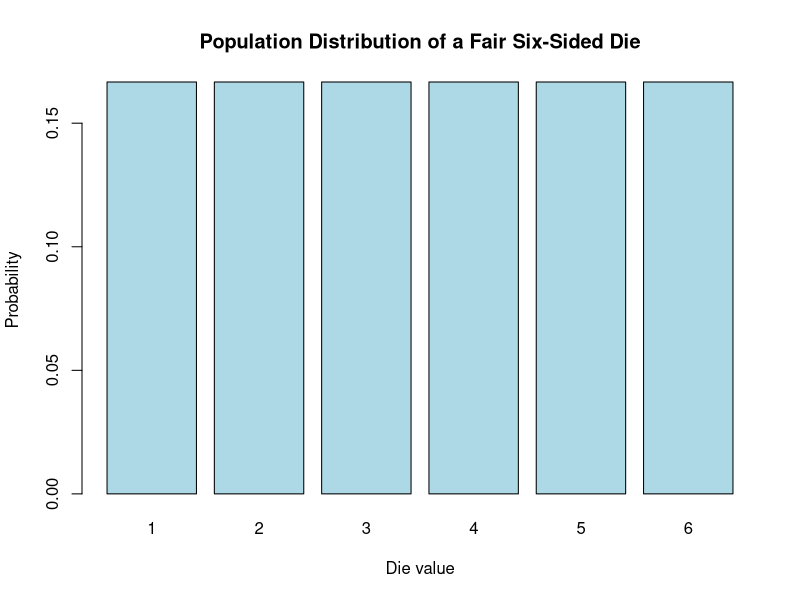
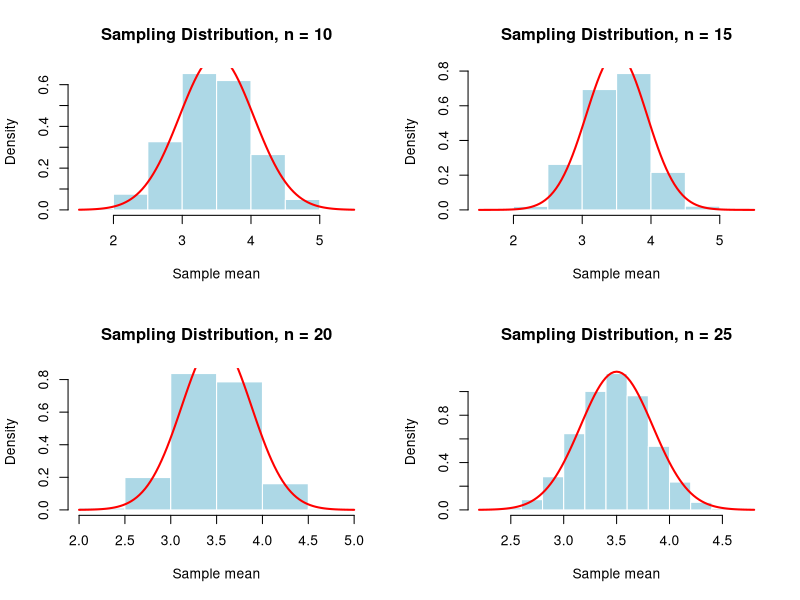
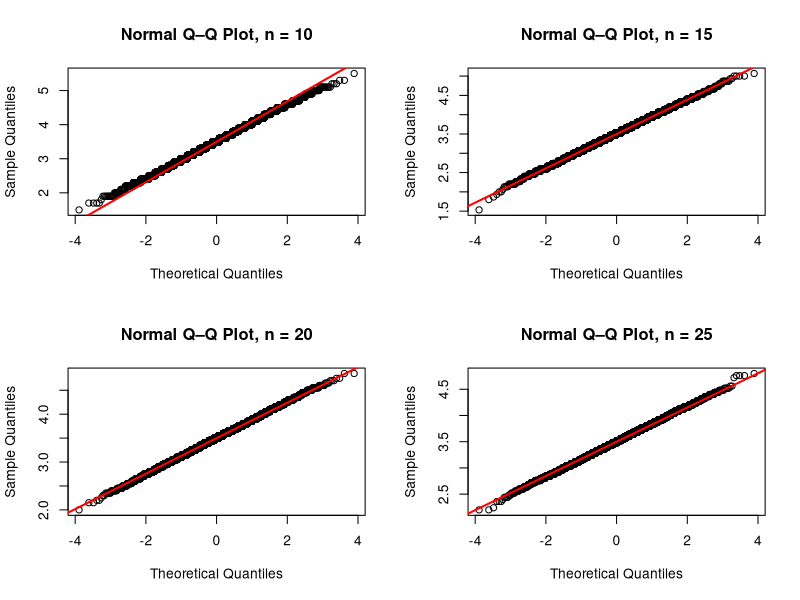
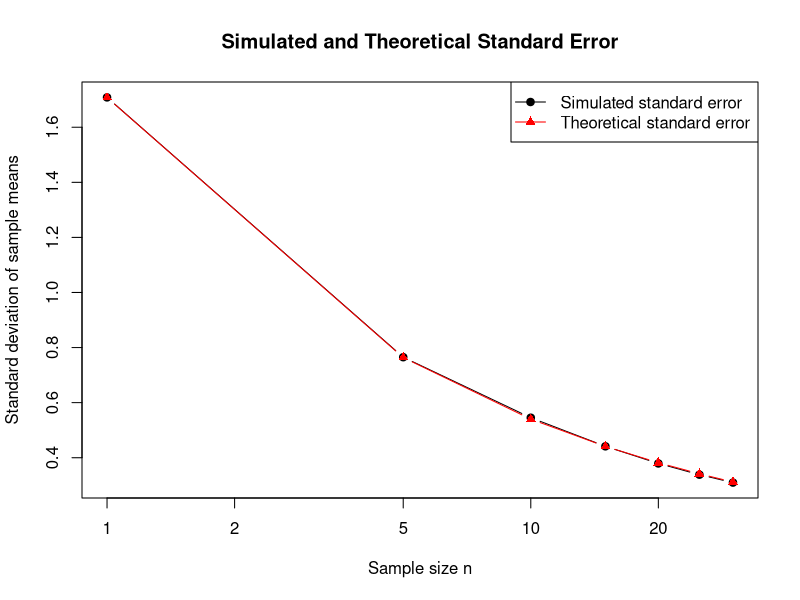
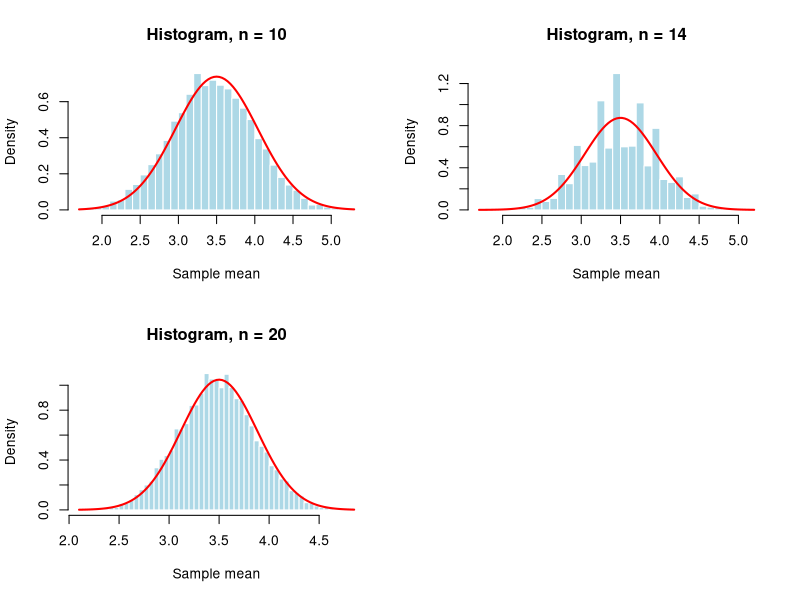
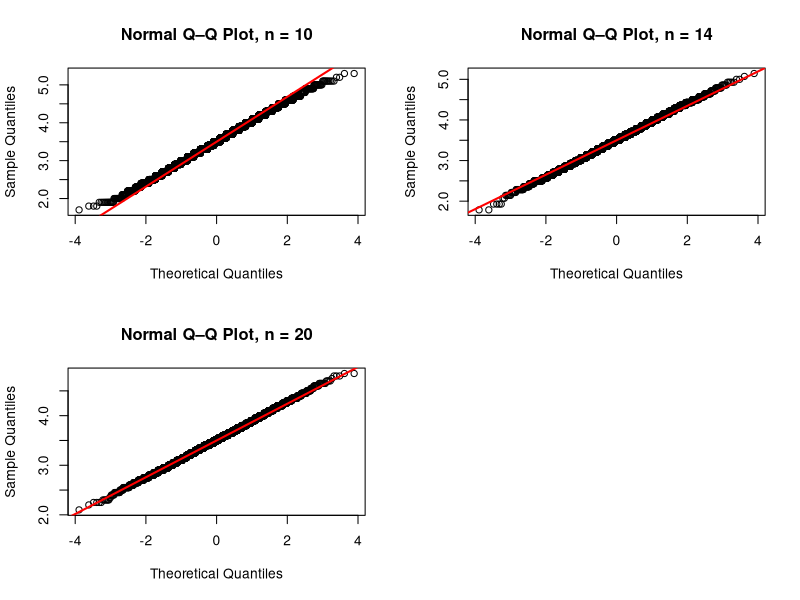

Write the R code that produced these figures, in order.
## ---- chunk 1
population_values <- 1:6
population_probabilities <- rep(1 / 6, 6)

population_mean <- 3.5
population_variance <- 35 / 12
population_sd <- sqrt(population_variance)

population_skewness <- 0
population_excess_kurtosis <- -1.2686
## ---- chunk 2
barplot(
  population_probabilities,
  names.arg = population_values,
  col = "lightblue",
  main = "Population Distribution of a Fair Six-Sided Die",
  xlab = "Die value",
  ylab = "Probability"
)
## ---- chunk 3
student_id <- 4160
reps <- 10000

broad_n_values <- c(
  1, 5, 10, 15, 20, 25, 30
)

die_generator <- function(n) {
  sample(
    population_values,
    size = n,
    replace = TRUE
  )
}

simulate_means <- function(n, reps = 10000) {
  replicate(
    reps,
    mean(die_generator(n))
  )
}

run_simulations <- function(n_values, reps = 10000) {
  
  results <- list()
  
  for (n in n_values) {
    
    cat("Running simulation for n =", n, "\n")
    
    results[[paste0("n_", n)]] <- simulate_means(
      n = n,
      reps = reps
    )
  }
  
  results
}
## ---- chunk 4
set.seed(student_id)

broad_means <- run_simulations(
  n_values = broad_n_values,
  reps = reps
)
## ---- chunk 5
broad_simulation_check <- data.frame(
  sample_size_n = broad_n_values,
  number_of_sample_means = sapply(
    broad_means,
    length
  )
)

knitr::kable(
  broad_simulation_check,
  digits = 0,
  caption = "Broad-Range Simulation Counts"
)
## ---- chunk 6
convert_to_long_format <- function(
  means_list,
  n_values,
  range_label
) {
  
  do.call(
    rbind,
    lapply(seq_along(n_values), function(i) {
      
      data.frame(
        range = range_label,
        sample_size_n = n_values[i],
        repetition = seq_len(length(means_list[[i]])),
        sample_mean = means_list[[i]]
      )
    })
  )
}

broad_means_long <- convert_to_long_format(
  broad_means,
  broad_n_values,
  "broad"
)

write.csv(
  broad_means_long,
  "six_sided_die_broad_sample_means.csv",
  row.names = FALSE
)
## ---- chunk 7
calculate_skewness <- function(x) {
  mean((x - mean(x))^3) / sd(x)^3
}

calculate_excess_kurtosis <- function(x) {
  mean((x - mean(x))^4) / sd(x)^4 - 3
}

calculate_outliers <- function(x) {
  
  q1 <- quantile(x, 0.25)
  q3 <- quantile(x, 0.75)
  iqr_value <- q3 - q1
  
  sum(
    x < q1 - 1.5 * iqr_value |
      x > q3 + 1.5 * iqr_value
  )
}

calculate_diagnostics <- function(
  means_list,
  n_values
) {
  
  simulated_means <- sapply(
    means_list,
    mean
  )
  
  simulated_se <- sapply(
    means_list,
    sd
  )
  
  theoretical_se <- population_sd / sqrt(n_values)
  
  tail_proportions <- sapply(
    seq_along(n_values),
    function(i) {
      
      mean(
        abs(
          means_list[[i]] - population_mean
        ) >
          3 * theoretical_se[i]
      )
    }
  )
  
  data.frame(
    sample_size_n = n_values,
    
    simulated_mean = simulated_means,
    
    theoretical_mean =
      rep(population_mean, length(n_values)),
    
    mean_error =
      simulated_means - population_mean,
    
    simulated_standard_error =
      simulated_se,
    
    theoretical_standard_error =
      theoretical_se,
    
    relative_standard_error_error =
      abs(
        simulated_se -
          theoretical_se
      ) / theoretical_se,
    
    skewness = sapply(
      means_list,
      calculate_skewness
    ),
    
    excess_kurtosis = sapply(
      means_list,
      calculate_excess_kurtosis
    ),
    
    outlier_count = sapply(
      means_list,
      calculate_outliers
    ),
    
    proportion_beyond_three_SE =
      tail_proportions
  )
}
## ---- chunk 8
broad_diagnostics <- calculate_diagnostics(
  broad_means,
  broad_n_values
)

knitr::kable(
  broad_diagnostics,
  digits = 4,
  caption = "Broad-Range Diagnostic Results"
)
## ---- chunk 9
broad_histogram_values <- c(
  10, 15, 20, 25
)

par(mfrow = c(2, 2))

for (n in broad_histogram_values) {
  
  means <- broad_means[[paste0("n_", n)]]
  
  hist(
    means,
    breaks = 10,
    probability = TRUE,
    main = paste("Sampling Distribution, n =", n),
    xlab = "Sample mean",
    col = "lightblue",
    border = "white"
  )
  
  curve(
    dnorm(
      x,
      mean = population_mean,
      sd = population_sd / sqrt(n)
    ),
    add = TRUE,
    col = "red",
    lwd = 2
  )
}

par(mfrow = c(1, 1))
## ---- chunk 10
par(mfrow = c(2, 2))

for (n in broad_histogram_values) {
  
  means <- broad_means[[paste0("n_", n)]]
  
  qqnorm(
    means,
    main = paste("Normal Q–Q Plot, n =", n)
  )
  
  qqline(
    means,
    col = "red",
    lwd = 2
  )
}

par(mfrow = c(1, 1))
## ---- chunk 11
plot(
  broad_diagnostics$sample_size_n,
  broad_diagnostics$simulated_standard_error,
  type = "b",
  pch = 19,
  log = "x",
  xlab = "Sample size n",
  ylab = "Standard deviation of sample means",
  main = "Simulated and Theoretical Standard Error"
)

lines(
  broad_diagnostics$sample_size_n,
  broad_diagnostics$theoretical_standard_error,
  type = "b",
  col = "red",
  pch = 17
)

legend(
  "topright",
  legend = c(
    "Simulated standard error",
    "Theoretical standard error"
  ),
  col = c("black", "red"),
  pch = c(19, 17),
  lty = 1
)
## ---- chunk 12
# Change these values after examining the broad-range results.
refinement_lower <- 10
refinement_upper <- 20

refined_n_values <- seq(
  refinement_lower,
  refinement_upper,
  by = 1
)

refined_n_values
## ---- chunk 13
set.seed(student_id)

refined_means <- run_simulations(
  refined_n_values,
  reps
)
## ---- chunk 14
refined_diagnostics <- calculate_diagnostics(
  refined_means,
  refined_n_values
)

knitr::kable(
  refined_diagnostics,
  digits = 4,
  caption = "Fine-Grained Diagnostic Results"
)
## ---- chunk 15
qq_correlations <- c()

for (i in 1:length(refined_n_values)) {
  
  n <- refined_n_values[i]
  
  means <- refined_means[[paste0("n_", n)]]
  
  probabilities <- (
    (1:length(means)) - 0.5
  ) / length(means)
  
  theoretical_quantiles <- qnorm(
    probabilities
  )
  
  qq_correlations[i] <- cor(
    sort(means),
    theoretical_quantiles
  )
}

refined_diagnostics$absolute_mean_error <-
  abs(refined_diagnostics$mean_error)

refined_diagnostics$absolute_standard_error_error <-
  abs(
    refined_diagnostics$simulated_standard_error -
      refined_diagnostics$theoretical_standard_error
  )

refined_diagnostics$qq_correlation <-
  qq_correlations
## ---- chunk 16
refined_diagnostics$mean_error_rank <- rank(
  refined_diagnostics$absolute_mean_error,
  ties.method = "min"
)

refined_diagnostics$standard_error_rank <- rank(
  refined_diagnostics$absolute_standard_error_error,
  ties.method = "min"
)

refined_diagnostics$qq_rank <- rank(
  -refined_diagnostics$qq_correlation,
  ties.method = "min"
)

refined_diagnostics$total_score <-
  refined_diagnostics$mean_error_rank +
    refined_diagnostics$standard_error_rank +
    refined_diagnostics$qq_rank
## ---- chunk 17
best_row <- which.min(
  refined_diagnostics$total_score
)

best_n <- refined_diagnostics$sample_size_n[best_row]

best_n
## ---- chunk 18
comparison_table <- refined_diagnostics[
  order(refined_diagnostics$total_score),
]

knitr::kable(
  comparison_table,
  digits = 4,
  caption = "Comparison of Refined Sample Sizes"
)
## ---- chunk 19
refined_means_long <- convert_to_long_format(
  refined_means,
  refined_n_values,
  "refined"
)

write.csv(
  refined_means_long,
  "six_sided_die_refined_sample_means.csv",
  row.names = FALSE
)
## ---- chunk 20
#| fig-width: 8
#| fig-height: 8

refined_plot_values <- sort(
  unique(
    c(
      refinement_lower,
      best_n,
      refinement_upper
    )
  )
)

par(mfrow = c(2, 2))

for (n in refined_plot_values) {
  
  means <- refined_means[[paste0("n_", n)]]
  
  hist(
    means,
    breaks = 40,
    probability = TRUE,
    main = paste("Histogram, n =", n),
    xlab = "Sample mean",
    col = "lightblue",
    border = "white"
  )
  
  curve(
    dnorm(
      x,
      mean = population_mean,
      sd = population_sd / sqrt(n)
    ),
    add = TRUE,
    col = "red",
    lwd = 2
  )
}

par(mfrow = c(1, 1))
## ---- chunk 21
#| fig-width: 8
#| fig-height: 8

par(mfrow = c(2, 2))

for (n in refined_plot_values) {
  
  means <- refined_means[[paste0("n_", n)]]
  
  qqnorm(
    means,
    main = paste("Normal Q–Q Plot, n =", n)
  )
  
  qqline(
    means,
    col = "red",
    lwd = 2
  )
}

par(mfrow = c(1, 1))
